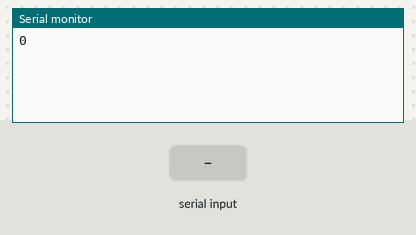
A sketch run on a simulated Arduino Uno, built with avr-gcc and run on an emulated ATmega328P. On the bench: the last lines printed to the serial monitor. The test bench sets the inputs (shaded band).

Above: at 3.2 s.
3.3 s: "1" received over Serial
At 3.9 s:
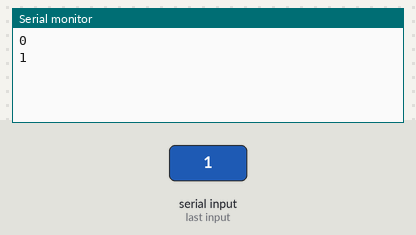
4.8 s: "0" received over Serial
At 6.0 s:
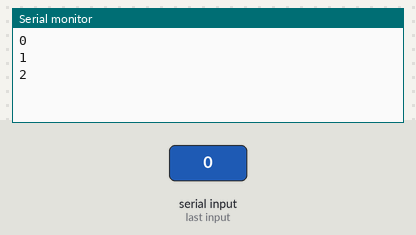
6.3 s: "2" received over Serial
At 7.4 s:
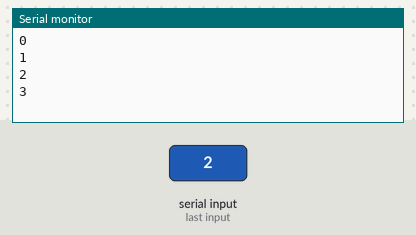
Timing chart, 0 to 9.3 s (numbered marks = the images above; inputs shaded):
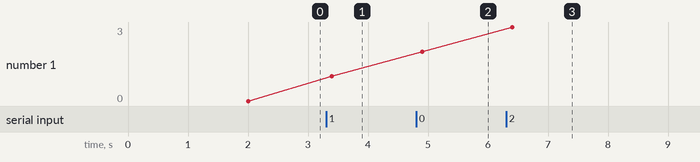

Measured:
- after the input at 3.3 s, the serial monitor: prints a new line after 0.10 s (image 1)
- after the input at 4.8 s, the serial monitor: prints a new line after 0.10 s (image 2)
- after the input at 6.3 s, the serial monitor: prints a new line after 0.10 s (image 3)
- plotted number 1: 0 → 1 after the input at 3.3 s, 1 → 2 after the input at 4.8 s, 2 → 3 after the input at 6.3 s

The sketch:

arduino2nmcu.ino
```cpp
#include <SoftwareSerial.h>


int i=0;
SoftwareSerial mySerial(10, 11); // RX, TX
String str;
void setup(){
 Serial.begin(115200);
 //Serial.print(char(169)); // Copyright Symbol
 //Serial.println(" Myengineeringstuffs.com");
 delay(2000);
 Serial.setTimeout(100);
 Serial.println(String(i));
 i++;
}

void loop()
{
  //Serial.print("H: ");

  //Serial.print("% ");
  //Serial.print(" T: ");

  //Serial.print(char(176));
  //Serial.println("C");
  //str =String('H')+String('T');
  //mySerial.println(str);
  while(!Serial.available()){}

  String str= Serial.readString();

  Serial.println(String(i));
  i++;

}
```
